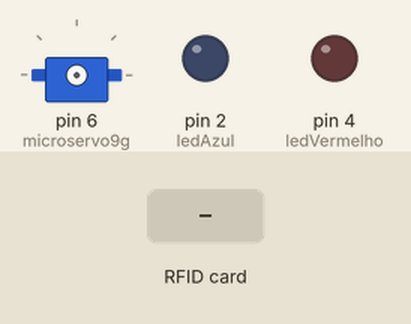
This sketch was run on a simulated Arduino Uno, built with avr-gcc and run on an emulated ATmega328P. Parts: servo, output pins drawn as LEDs (lit = HIGH). The test bench sets the inputs (shaded band). Pins used as bus, display or sensor lines are not drawn; what the sketch prints to the serial monitor is not drawn.

Above: at 1.2 s.
1.3 s: RFID card 66 CA BC E8 held to the reader
At 1.45 s:
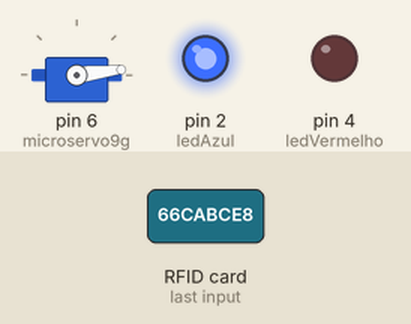
At 2.06 s:
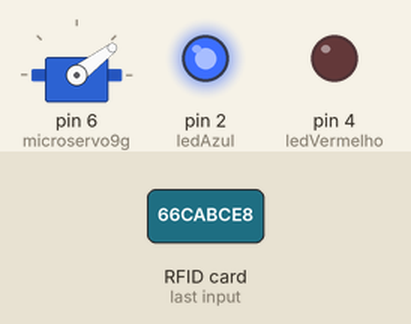
4.3 s: RFID card 5E 7A 19 C4 held to the reader
At 7.6 s:
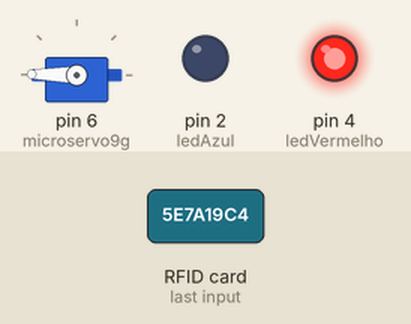
Timing chart, 0 to 10.4 s (numbered marks = the images above; inputs shaded):
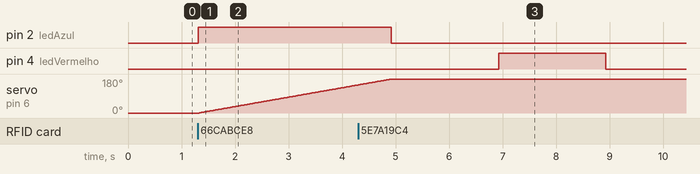

Measured:
- after the input at 1.3 s, pin 2 (ledAzul): LOW → HIGH at once; servo on pin 6 (microservo9g): moves from 0° to 149° over 3.0 s, starting at once
- after the input at 4.3 s, pin 4 (ledVermelho): LOW → HIGH after 2.6 s, → LOW 2.0 s later

The sketch:

prototipagem.ino
```cpp
#include <SPI.h>
#include <MFRC522.h>
#include <Servo.h>

#define SS_PIN 10
#define RST_PIN 9

Servo microservo9g;
MFRC522 mfrc522(SS_PIN, RST_PIN);

int ledVermelho = 4;
int ledAzul = 2;
int pos = 0;

void setup() {
  Serial.begin(9600);
  SPI.begin();
  mfrc522.PCD_Init();
  pinMode(ledVermelho, OUTPUT);
  pinMode(ledAzul, OUTPUT);
  Serial.print("teste");
}

void loop() {
  if ( ! mfrc522.PICC_IsNewCardPresent())
  {
    return;
  }
  if ( ! mfrc522.PICC_ReadCardSerial())
  {
    return;
  }

  String conteudo = "";

  for (byte i = 0; i < mfrc522.uid.size; i++)
  {
    Serial.print(mfrc522.uid.uidByte[i] < 0x10 ? " 0" : " ");
    Serial.print(mfrc522.uid.uidByte[i], HEX);
    conteudo.concat(String(mfrc522.uid.uidByte[i] < 0x10 ? " 0" : " "));
    conteudo.concat(String(mfrc522.uid.uidByte[i], HEX));
  }

  conteudo.toUpperCase();
  Serial.print("["+conteudo.substring(1)+"]");
  if (conteudo.substring(1) == "66 CA BC E8")
  {
    microservo9g.attach(6);
    microservo9g.write(0);
    digitalWrite(ledAzul, HIGH);
    for (pos = microservo9g.read(); pos < 180; pos += 1) {
      microservo9g.write(pos);
      delay(20);
    }
    digitalWrite(ledAzul, LOW);
    microservo9g.detach();
  }
  else {
    digitalWrite(ledVermelho, HIGH);
  }
  delay(2000);
  digitalWrite(ledVermelho, LOW);
}
```
